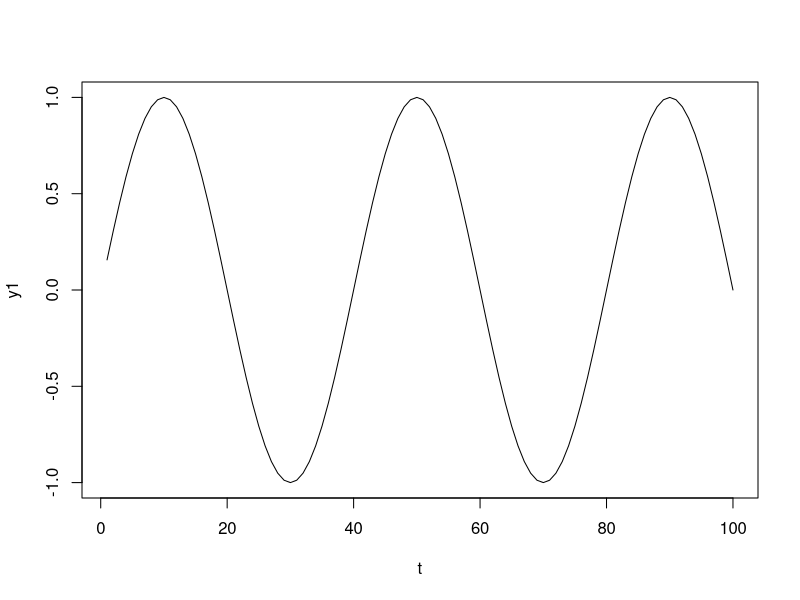
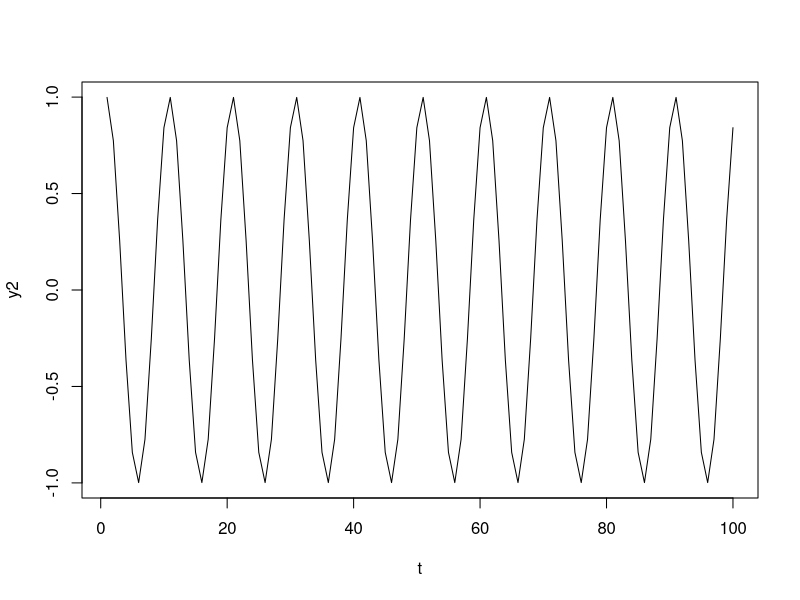
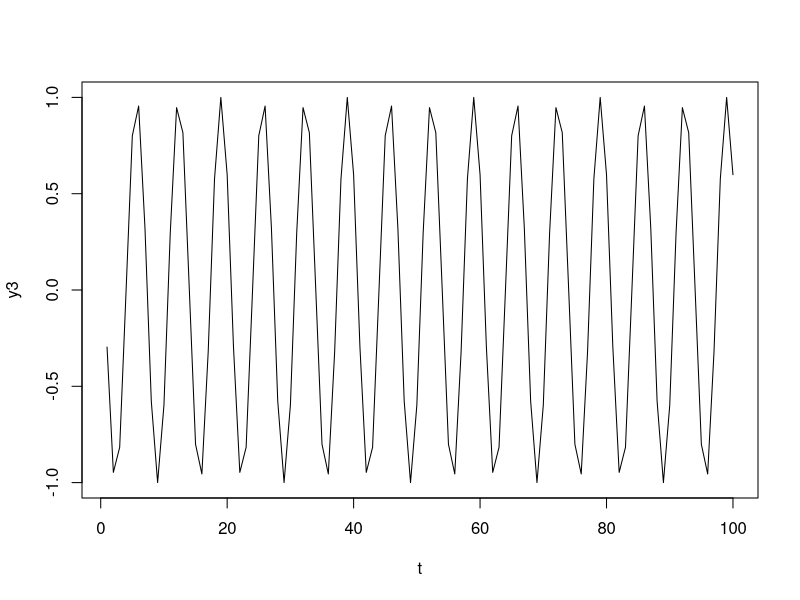
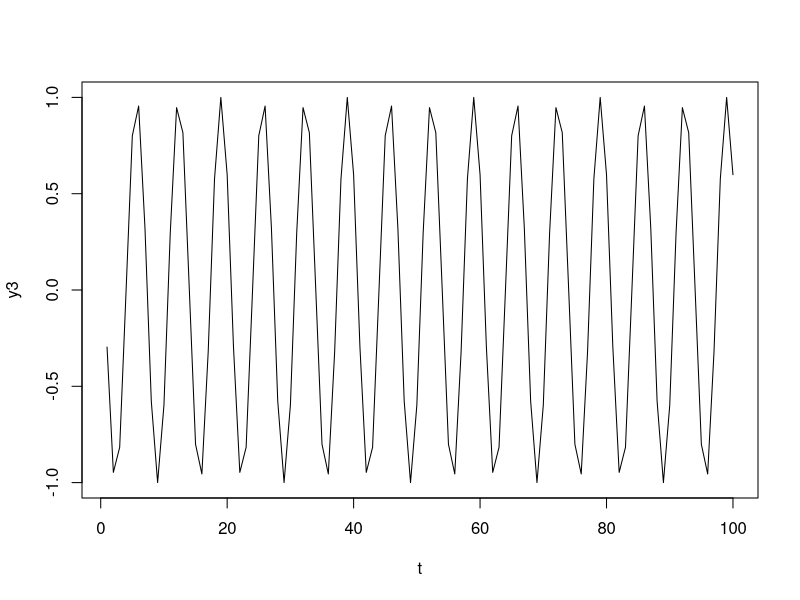
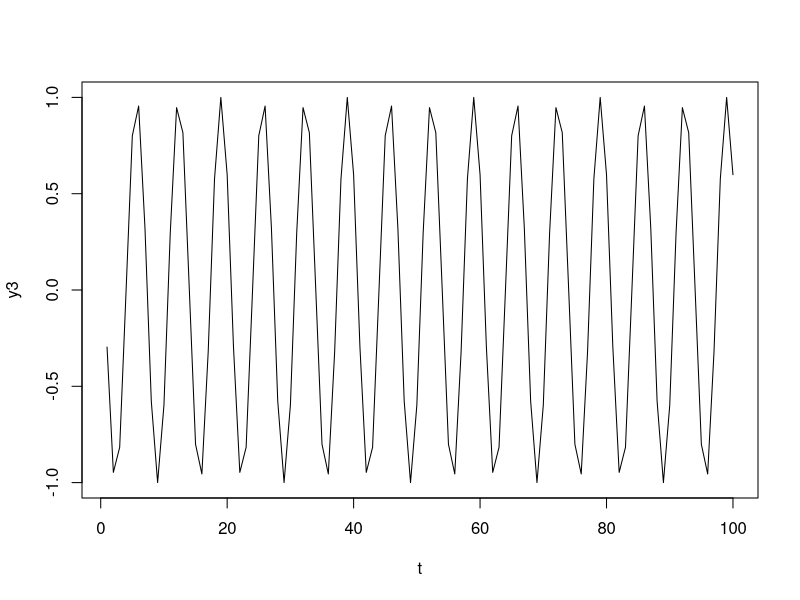
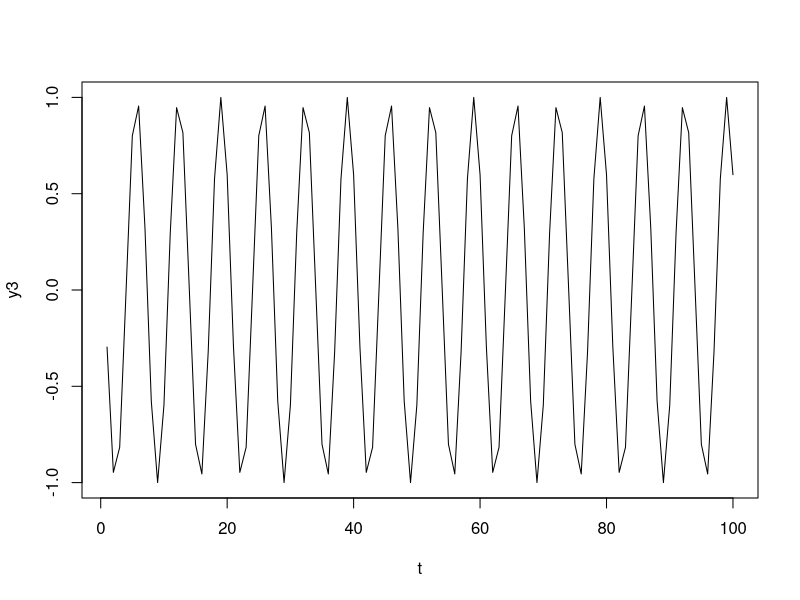
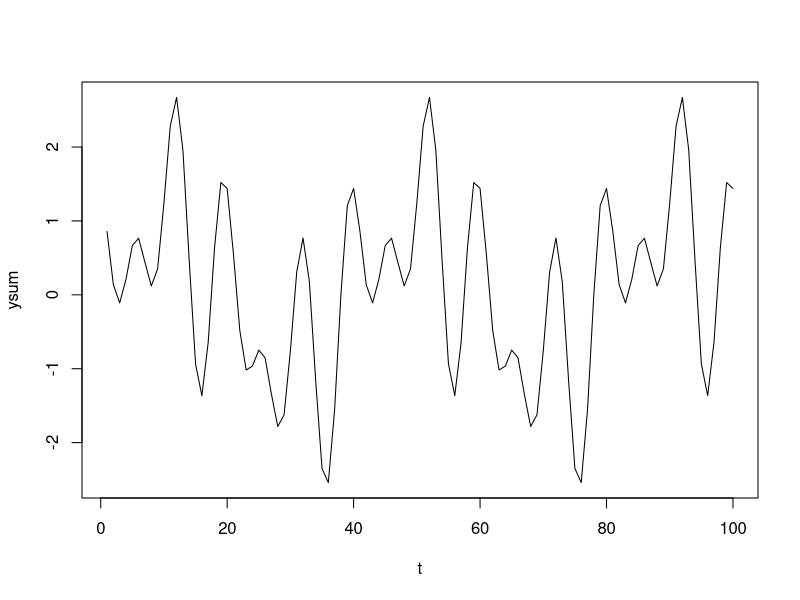

Here is the R script that generated these plots, in order:
#The Actual Signal Is the Sum
t = seq(1,100,length = 100)

#Frequency of .025
y1 = sin(2*pi*.025*t)
plot(t,y1,type = "l")

#Frequency of .1
y2 = sin(2*pi*.1*t+1)
plot(t,y2,type = "l")

#Frequency of .15
y3 = sin(2*pi*.15*t+2.5)
plot(t,y3,type = "l")

#Frequency of .08
y4 = sin(2*pi*.08*t+2.5)
plot(t,y3,type = "l")

#Frequency of .15
y5 = sin(2*pi*.15*t+2.5)
plot(t,y3,type = "l")

#Frequency of .15
y6 = sin(2*pi*.15*t+2.5)
plot(t,y3,type = "l")

#This has 3 Frequency in it
ysum = y1+y2+y3
plot(t,ysum,type = "l")
